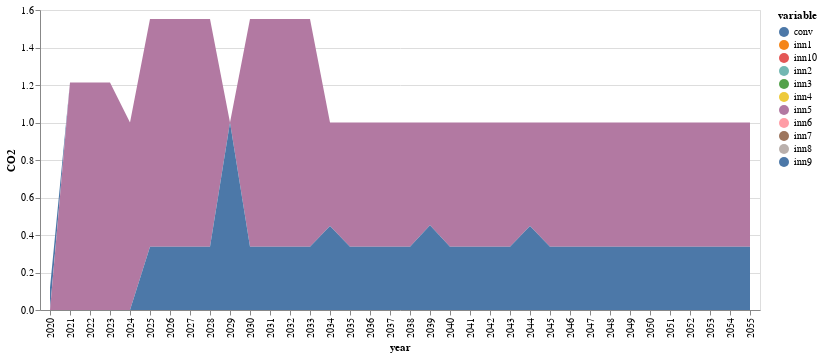

Here is the notebook cell this chart was saved with:
### Code cell
function conventional(t)
    return (1-sum(JuMP.values.(xk)[k,t] for k in 1:nrow(compromise)))
end

function innovation(i0,i,t)
    #if mod(i0,5)>JuMP.values.(tk)[k1,t] && t<7
    #    t=t+1
    #end
    if i==1
        s=0
        for k1 in 1:mapki[i,2]
            if mod(i0,5)>JuMP.values.(tk)[k1,t] && t<7
                t=t+1
            end
        s+=JuMP.values.(xk)[k1,t]
        end
        return s   
    else
        s=0
        for k1 in mapki[i-1,2]:mapki[i,2]
            if mod(i0,5)>JuMP.values.(tk)[k1,t] && t<7
                t=t+1
            end
        s+=JuMP.values.(xk)[k1,t]
        end
        return s   
        #return sum(JuMP.values.(xk)[k,t] for k=mapki[i-1,2]:mapki[i,2] )
    end
end

conv=zeros(51)

conv[1]=initial[1,5]
inn_co2=zeros(nrow(innovations),51)

for inn in 1:nrow(innovations)
    inn_co2[inn,1]=0
end

j=0
for i in 2:51
    if 0 ≤ i ≤ 5
        j=1
    elseif 6 ≤ i ≤ 10
        j=2
    elseif 6 ≤ i ≤ 10
        j=3
    elseif 11 ≤ i ≤ 15
        j=4
    elseif 16 ≤ i ≤ 20
        j=5
    elseif 21 ≤ i ≤ 25
        j=6
    else
        j=7
    end
        
    conv[i]=conventional(j)
    for inn in 1:nrow(innovations)
        inn_co2[inn,i]=innovation(i,inn,j)
    end
end

sNames = ["conv","inn1","inn2","inn3","inn4","inn5","inn6","inn7","inn8","inn9","inn10"]
xLabels = []
for i in 2020:2070
    push!(xLabels,string(i))
end

df = DataFrame(year=xLabels, conv=conv, inn1=inn_co2[1,:],inn2=inn_co2[2,:],inn3=inn_co2[3,:],inn4=inn_co2[4,:],
        inn5=inn_co2[5,:],inn6=inn_co2[6,:],inn7=inn_co2[7,:],inn8=inn_co2[8,:],inn9=inn_co2[9,:],inn10=inn_co2[10,:])
df=df[1:36,:]
df |> stack |> @vlplot(:area, x=:year, y={:value, stack=:zero, title="CO2"}, color="variable:n",legend=:sNames)

### Figure 1 — Vega-Lite specification as saved in the notebook (floating-point values rounded to 4 significant figures; data arrays with more than 128 entries replaced by an {"elided": "..."} marker saying what was removed)
{"data": {"values": {"elided": "396 records"}}, "encoding": {"color": {"field": "variable", "type": "nominal"}, "x": {"field": "year"}, "y": {"field": "value", "stack": "zero", "title": "CO2", "type": "quantitative"}}, "legend": "sNames", "mark": "area"}
